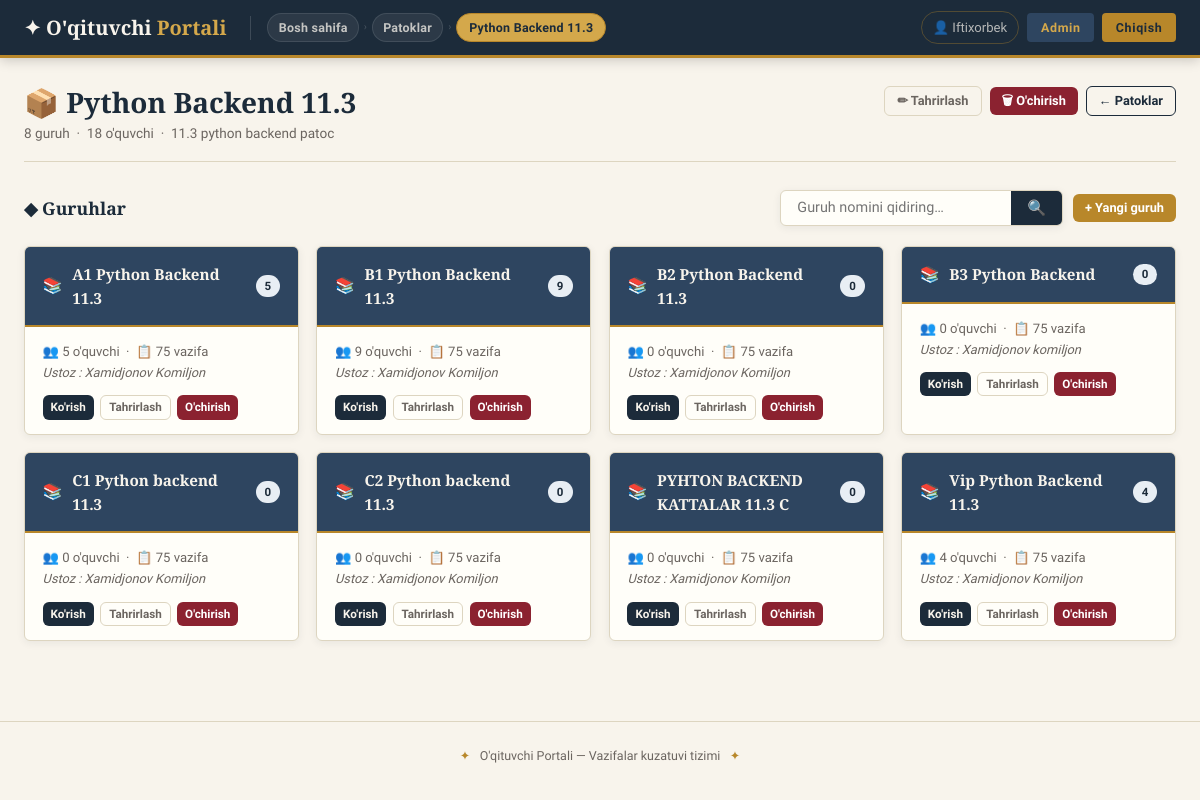
The app's page /patoklar/2/ (signed in) with its own data.
### apps/patoklar/models.py (models this page shows, shortened)
class Patok(models.Model):
    nomi = models.CharField(max_length=150, verbose_name="Patok nomi")
    oqituvchi = models.ForeignKey(
        User, on_delete=models.CASCADE,
        related_name='patoklar',
        verbose_name="O'qituvchi"
    )
    tavsif = models.TextField(blank=True, verbose_name="Tavsif")
    yaratilgan = models.DateTimeField(auto_now_add=True)
    class Meta:
        verbose_name = "Patok"
        verbose_name_plural = "Patoklar"
        ordering = ['-yaratilgan']
    def talabalar_soni(self):
        from apps.talabalar.models import Talaba
        return Talaba.objects.filter(guruh__patok=self).count()

### apps/guruhlar/models.py (models this page shows, shortened)
class Guruh(models.Model):
    patok = models.ForeignKey(
        Patok, on_delete=models.CASCADE,
        related_name='guruhlar',
        verbose_name="Patok"
    )
    nomi = models.CharField(max_length=150, verbose_name="Guruh nomi")
    jami_vazifalar = models.IntegerField(default=75, verbose_name="Jami vazifalar soni")
    tavsif = models.TextField(blank=True, verbose_name="Tavsif")
    yaratilgan = models.DateTimeField(auto_now_add=True)
    class Meta:
        verbose_name = "Guruh"
        verbose_name_plural = "Guruhlar"
        ordering = ['nomi']
    def talabalar_soni(self):
        return self.talabalar.count()

### apps/patoklar/views.py (the view)
# urls.py: path('<int:pk>/', views.patok_detail, name='patok_detail'),
@login_required
def patok_detail(request, pk):
    patok = get_object_or_404(Patok, pk=pk, oqituvchi=request.user)
    q = request.GET.get('q', '').strip()
    guruhlar = patok.guruhlar.all()
    if q:
        guruhlar = guruhlar.filter(nomi__icontains=q)
    return render(request, 'patoklar/detail.html', {
        'patok': patok,
        'guruhlar': guruhlar,
        'q': q,
    })

### templates/patoklar/detail.html (shortened to what this page needs)
{% extends 'base/base.html' %}
{% block breadcrumb %}
<li><a href="/">Bosh sahifa</a></li>
<li><span class="sep">›</span></li>
<li><a href="/patoklar/">Patoklar</a></li>
<li><span class="sep">›</span></li>
<li><span class="current">{{ patok.nomi }}</span></li>
{% endblock %}
{% block content %}
<div class="ph">
    <div>
        <div class="ph-title">📦 {{ patok.nomi }}</div>
        <div class="ph-sub">
            {{ patok.guruhlar.count }} guruh &nbsp;·&nbsp; {{ patok.talabalar_soni }} o'quvchi
            {% if patok.tavsif %} &nbsp;·&nbsp; {{ patok.tavsif }}{% endif %}
        </div>
    </div>
    <div class="ph-actions">
        <a href="/patoklar/{{ patok.pk }}/edit/" class="btn btn-ghost btn-sm">✏ Tahrirlash</a>
        <a href="/patoklar/{{ patok.pk }}/delete/" class="btn btn-danger btn-sm">🗑 O'chirish</a>
        <a href="/patoklar/" class="btn btn-outline btn-sm">← Patoklar</a>
    </div>
</div>
<div style="display:flex;align-items:center;justify-content:space-between;gap:1rem;margin-bottom:1.25rem;flex-wrap:wrap;">
    <div style="font-family:'Playfair Display',serif;font-size:1.1rem;font-weight:700;color:var(--ink);">
        ◆ Guruhlar
    </div>
    <div style="display:flex;gap:.6rem;flex-wrap:wrap;align-items:center;">
        <form method="get" style="display:flex;">
            <div class="search-wrap">
                <input class="search-input" name="q" value="{{ q }}" placeholder="Guruh nomini qidiring…" style="min-width:180px;">
                <button class="search-btn" type="submit">🔍</button>
            </div>
        </form>
        <a href="/guruhlar/create/{{ patok.pk }}/" class="btn btn-gold btn-sm">+ Yangi guruh</a>
    </div>
</div>
{% if guruhlar %}
<div class="guruh-grid">
    {% for g in guruhlar %}
    <div class="guruh-card">
        <div class="guruh-card-top">
            <span style="font-size:1rem;">📚</span>
            <span class="guruh-card-name">{{ g.nomi }}</span>
            <span class="badge badge-ink">{{ g.talabalar_soni }}</span>
        </div>
        <div class="guruh-card-body">
            <div class="guruh-card-meta">
                👥 {{ g.talabalar_soni }} o'quvchi &nbsp;·&nbsp; 📋 {{ g.jami_vazifalar }} vazifa
                {% if g.tavsif %}<br><em style="font-size:.8rem;">{{ g.tavsif|truncatechars:55 }}</em>{% endif %}
            </div>
            <div class="guruh-card-actions">
                <a href="/guruhlar/{{ g.pk }}/" class="btn btn-primary btn-xs">Ko'rish</a>
                <a href="/guruhlar/{{ g.pk }}/edit/" class="btn btn-ghost btn-xs">Tahrirlash</a>
                <a href="/guruhlar/{{ g.pk }}/delete/" class="btn btn-danger btn-xs">O'chirish</a>
            </div>
        </div>
    </div>
    {% endfor %}
</div>
{% endif %}
{% endblock %}

### templates/base/base.html (shortened to what this page needs)
<!DOCTYPE html>
<html lang="uz">
<head>
</head>
<body>
{% if user.is_authenticated %}
<nav class="topbar">
    <a href="/" class="topbar-brand">✦ O'qituvchi <em>Portali</em></a>
    <ul class="breadcrumb">
        {% block breadcrumb %}{% endblock %}
    </ul>
    <div class="topbar-right">
        <span class="topbar-user">👤 {{ user.get_full_name|default:user.username }}</span>
        {% if user.is_staff %}
        <a href="/admin/" class="btn-topbar" style="background:var(--ink-light);color:var(--gold-light);">Admin</a>
        {% endif %}
        <a href="/logout/" class="btn-topbar">Chiqish</a>
    </div>
</nav>
{% endif %}
<main class="page">
    {% block content %}{% endblock %}
</main>
<footer class="site-footer">
    <span>✦</span> O'qituvchi Portali — Vazifalar kuzatuvi tizimi <span>✦</span>
</footer>
</body>
</html>

### templates/patoklar/detail.html (style rules this page uses)
.guruh-grid { display: grid; grid-template-columns: repeat(auto-fill, minmax(270px, 1fr)); gap: 1.1rem; }
.guruh-card { background: var(--cream); border: 1px solid var(--rule); border-radius: var(--r); overflow: hidden; box-shadow: var(--shadow-sm); transition: all .2s; text-decoration: none; color: var(--ink); display: flex; flex-direction: column; }
.guruh-card-top { background: var(--ink-light); padding: .9rem 1.1rem; border-bottom: 2px solid var(--gold); display: flex; align-items: center; gap: .6rem; }
.guruh-card-name { font-family: 'Playfair Display', serif; font-size: .95rem; color: var(--parchment); font-weight: 600; flex: 1; }
.guruh-card-body { padding: .9rem 1.1rem; flex: 1; }
.guruh-card-meta { font-size: .82rem; color: var(--muted); margin-bottom: .75rem; }
.guruh-card-actions { display: flex; gap: .4rem; margin-top: auto; }

### records on screen
Patok: nomi "Python Backend 11.3", guruhlar.count "8", talabalar_soni "18", tavsif "11.3 python backend patoc"
Guruh: nomi "A1 Python Backend 11.3", talabalar_soni "5", jami_vazifalar "75", tavsif "Ustoz : Xamidjonov Komiljon"
Guruh: nomi "B1 Python Backend 11.3", talabalar_soni "9", jami_vazifalar "75", tavsif "Ustoz : Xamidjonov Komiljon"
Guruh: nomi "B2 Python Backend 11.3", talabalar_soni "0", jami_vazifalar "75", tavsif "Ustoz : Xamidjonov Komiljon"
Guruh: nomi "B3 Python Backend", talabalar_soni "0", jami_vazifalar "75", tavsif "Ustoz : Xamidjonov komiljon"
Guruh: nomi "C1 Python backend 11.3", talabalar_soni "0", jami_vazifalar "75", tavsif "Ustoz : Xamidjonov Komiljon"
Guruh: nomi "C2 Python backend 11.3", talabalar_soni "0", jami_vazifalar "75", tavsif "Ustoz : Xamidjonov Komiljon"
Guruh: nomi "PYHTON BACKEND KATTALAR 11.3 C", talabalar_soni "0", jami_vazifalar "75", tavsif "Ustoz : Xamidjonov Komiljon"
Guruh: nomi "Vip Python Backend 11.3", talabalar_soni "4", jami_vazifalar "75", tavsif "Ustoz : Xamidjonov Komiljon"

### other values on screen
{{ user.get_full_name|default:user.username }} "Iftixorbek"
